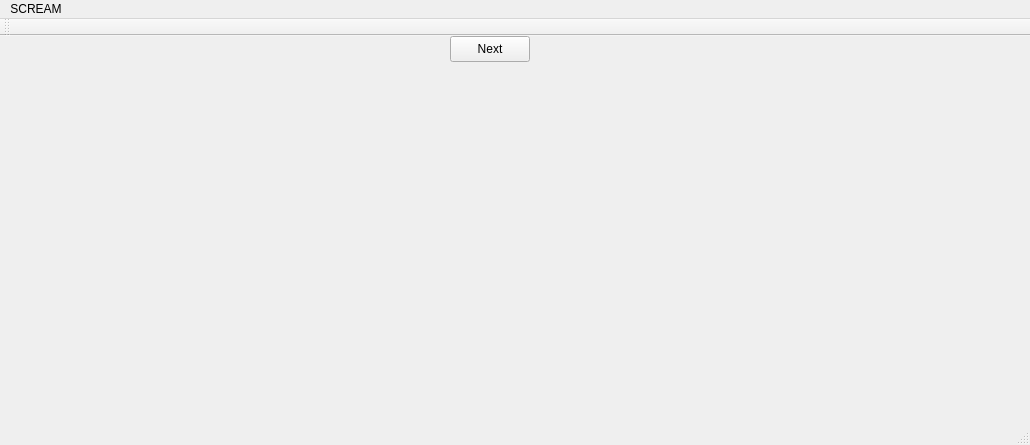
<?xml version="1.0" encoding="UTF-8"?>
<ui version="4.0">
 <class>MainWindow2</class>
 <widget class="QMainWindow" name="MainWindow2">
  <property name="geometry">
   <rect>
    <x>0</x>
    <y>0</y>
    <width>1030</width>
    <height>445</height>
   </rect>
  </property>
  <property name="windowTitle">
   <string>MainWindow</string>
  </property>
  <widget class="QWidget" name="centralWidget">
   <widget class="QPushButton" name="pushButton">
    <property name="geometry">
     <rect>
      <x>450</x>
      <y>0</y>
      <width>80</width>
      <height>26</height>
     </rect>
    </property>
    <property name="text">
     <string>Next</string>
    </property>
   </widget>
  </widget>
  <widget class="QMenuBar" name="menuBar">
   <property name="geometry">
    <rect>
     <x>0</x>
     <y>0</y>
     <width>1030</width>
     <height>23</height>
    </rect>
   </property>
   <widget class="QMenu" name="menuSCREAM">
    <property name="title">
     <string>SCREAM</string>
    </property>
   </widget>
   <addaction name="menuSCREAM"/>
  </widget>
  <widget class="QToolBar" name="mainToolBar">
   <attribute name="toolBarArea">
    <enum>TopToolBarArea</enum>
   </attribute>
   <attribute name="toolBarBreak">
    <bool>false</bool>
   </attribute>
  </widget>
  <widget class="QStatusBar" name="statusBar"/>
 </widget>
 <layoutdefault spacing="6" margin="11"/>
 <resources/>
 <connections>
  <connection>
   <sender>pushButton</sender>
   <signal>clicked()</signal>
   <receiver>MainWindow2</receiver>
   <slot>clicked()</slot>
   <hints>
    <hint type="sourcelabel">
     <x>307</x>
     <y>46</y>
    </hint>
    <hint type="destinationlabel">
     <x>261</x>
     <y>42</y>
    </hint>
   </hints>
  </connection>
 </connections>
 <slots>
  <signal>next()</signal>
  <slot>slot1()</slot>
  <slot>clicked()</slot>
 </slots>
</ui>
